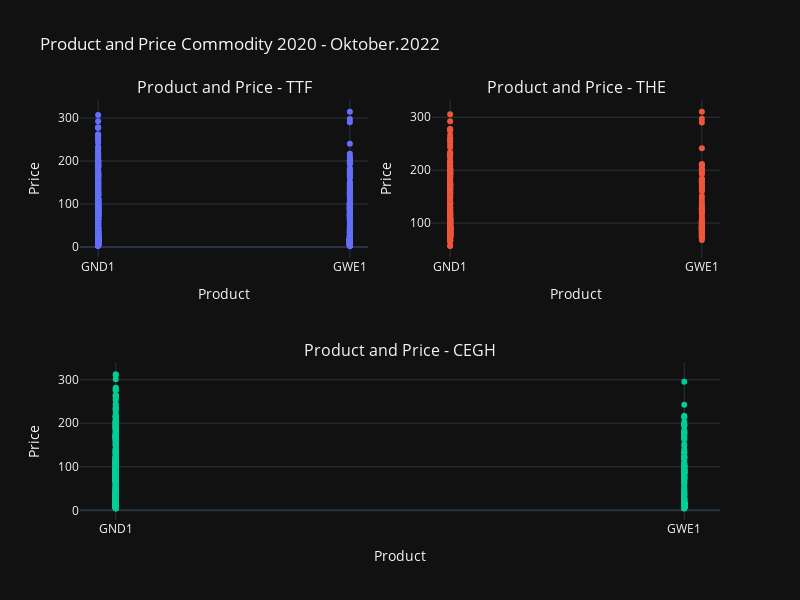

Notebook source saved alongside this figure:
### Markdown cell above
Both Products, i.e. "Day Ahead" (GND1) and "Weekend" (GWE1) had a high spread through out the last two year. This is unsurprising given the Graph in Plot 1

### Code cell
fig = make_subplots(rows=2, cols=2,
                    specs=[[{}, {}],
                           [{"colspan": 2}, None]],
                    subplot_titles=("Product and Price - TTF","Product and Price - THE", "Product and Price - CEGH"),
                    )

fig.add_trace(
    go.Scatter( x=commodity['df_DA_TTF']['Product'],
                y=commodity['df_DA_TTF'][['Open Price','High Price','Low Price','Last Price']].mean(axis= 1),
                mode="markers",
                ),
        row=1, col=1
                )
fig.add_trace(
    go.Scatter( x=commodity['df_DA_THE']['Product'],
                y=commodity['df_DA_THE'][['Open Price','High Price','Low Price','Last Price']].mean(axis= 1),
                mode="markers"),
    row=1, col=2
)
fig.add_trace(
    go.Scatter( x=commodity['df_DA_CEGH']['Product'],
                y=commodity['df_DA_CEGH'][['Open Price','High Price','Low Price','Last Price']].mean(axis= 1),
                mode="markers"),
    row=2, col=1
)
fig.update_layout(
    autosize=False,
    width=800,
    height=600,
    showlegend=False,
    title_text="Product and Price Commodity 2020 - Oktober.2022")
fig['layout']['yaxis']['title']='Price'
fig['layout']['yaxis2']['title']='Price'
fig['layout']['yaxis3']['title']='Price'
fig['layout']['xaxis']['title']='Product'
fig['layout']['xaxis2']['title']='Product'
fig['layout']['xaxis3']['title']='Product'
fig.show()

### Figure 1 — Plotly figure (JSON) as saved in the notebook; plotly's stock layout.template omitted (floating-point values rounded to 4 significant figures; data arrays with more than 128 entries replaced by an {"elided": "..."} marker saying what was removed)
{"data": [{"mode": "markers", "x": {"elided": "1660 str values"}, "y": {"elided": "1660 float values"}, "type": "scatter", "xaxis": "x", "yaxis": "y"}, {"mode": "markers", "x": {"elided": "488 str values"}, "y": {"elided": "488 float values"}, "type": "scatter", "xaxis": "x2", "yaxis": "y2"}, {"mode": "markers", "x": {"elided": "1338 str values"}, "y": {"elided": "1338 float values"}, "type": "scatter", "xaxis": "x3", "yaxis": "y3"}], "layout": {"xaxis": {"anchor": "y", "domain": [0.0, 0.45], "title": {"text": "Product"}}, "yaxis": {"anchor": "x", "domain": [0.625, 1.0], "title": {"text": "Price"}}, "xaxis2": {"anchor": "y2", "domain": [0.55, 1.0], "title": {"text": "Product"}}, "yaxis2": {"anchor": "x2", "domain": [0.625, 1.0], "title": {"text": "Price"}}, "xaxis3": {"anchor": "y3", "domain": [0.0, 1.0], "title": {"text": "Product"}}, "yaxis3": {"anchor": "x3", "domain": [0.0, 0.375], "title": {"text": "Price"}}, "annotations": [{"font": {"size": 16}, "showarrow": false, "text": "Product and Price - TTF", "x": 0.225, "xanchor": "center", "xref": "paper", "y": 1.0, "yanchor": "bottom", "yref": "paper"}, {"font": {"size": 16}, "showarrow": false, "text": "Product and Price - THE", "x": 0.775, "xanchor": "center", "xref": "paper", "y": 1.0, "yanchor": "bottom", "yref": "paper"}, {"font": {"size": 16}, "showarrow": false, "text": "Product and Price - CEGH", "x": 0.5, "xanchor": "center", "xref": "paper", "y": 0.375, "yanchor": "bottom", "yref": "paper"}], "title": {"text": "Product and Price Commodity 2020 - Oktober.2022"}, "autosize": false, "width": 800, "height": 600, "showlegend": false}}
